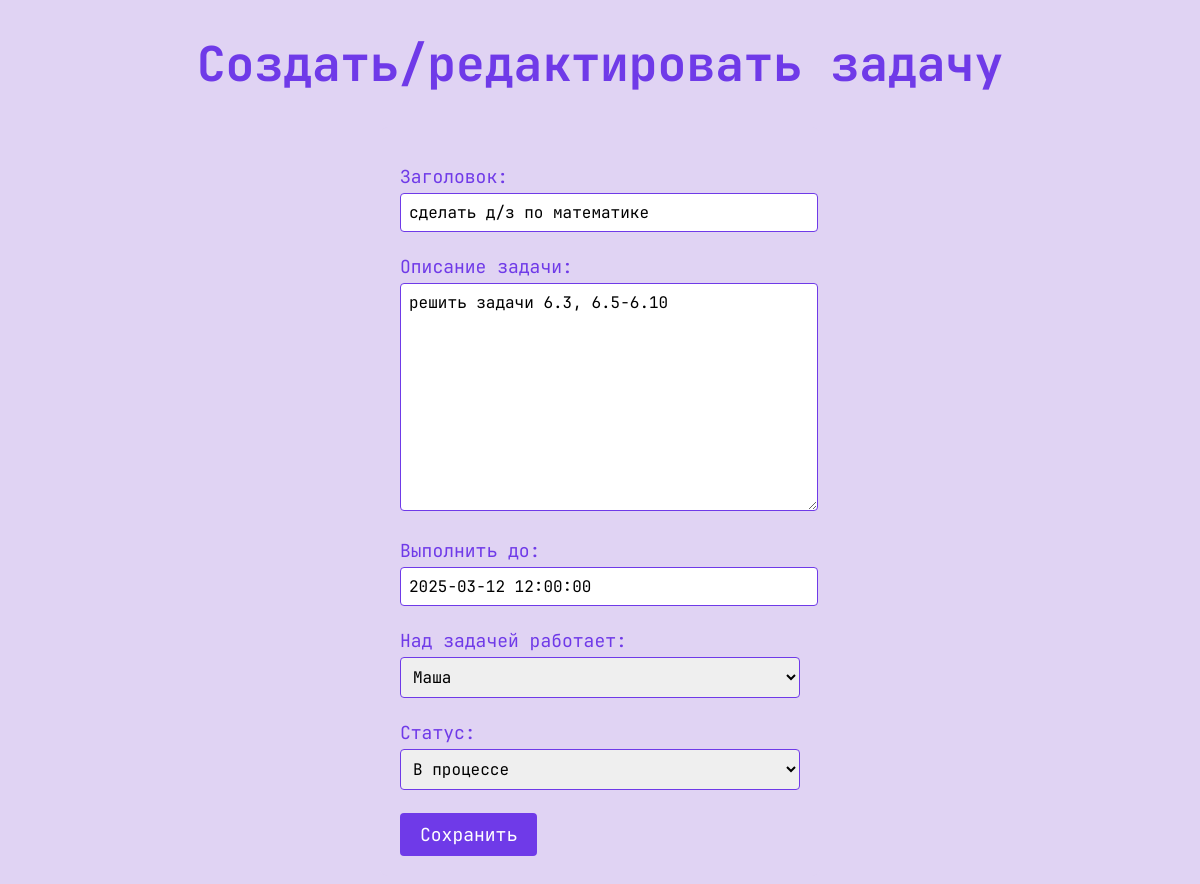
Page /edit/1/ on the committed database.
### tasks/models.py (models this page shows, shortened)
class Task(models.Model):
    title = models.CharField(max_length=200)
    description = models.TextField(blank=True)
    created_at = models.DateTimeField(auto_now_add=True)
    due_date = models.DateTimeField(null=True, blank=True)
    status = models.ForeignKey(Status, on_delete=models.SET_NULL, null=True, blank=True)
    assigned_to = models.ForeignKey(Profile, on_delete=models.CASCADE, related_name="tasks")

### tasks/views.py (the view)
# urls.py: path('edit/<int:pk>/', views.task_edit, name='task_edit'),
def task_edit(request, pk):
    task = get_object_or_404(Task, pk=pk)
    if request.method == "POST":
        form = TaskForm(request.POST, instance=task)
        if form.is_valid():
            form.save()
            return redirect('task_list')
    else:
        form = TaskForm(instance=task)
    return render(request, 'tasks/task_form.html', {'form': form})

### tasks/forms.py
class TaskForm(forms.ModelForm):
    class Meta:
        model = Task
        fields = ['title', 'description', 'due_date', 'assigned_to', 'status']
        labels = {
            'title':'Заголовок',
            'description':'Описание задачи',
            'due_date':'Выполнить до',
            'assigned_to':'Над задачей работает',
            'status':'Статус'
        }
        widgets = {
            'due_date': forms.TextInput(attrs={'id': 'id_due_date'}),
        }

### tasks/models.py (called while the page is built)
    def __str__(self):
        return self.name

### users/models.py (called while the page is built)
    def __str__(self):
        return self.username

### tasks/templates/tasks/task_form.html (shortened to what this page needs)
{% load static %}
<!DOCTYPE html>
<html>
    <head>
        <link rel="stylesheet" href="{% static 'tasks/styles.css' %}">
    </head>
    <body>
        <h1>Создать/редактировать задачу</h1>
        <form method="post">
            {{ form.as_p }}
            <button type="submit">Сохранить</button>
        </form>
        <link rel="stylesheet" href="https://cdn.jsdelivr.net/npm/flatpickr/dist/flatpickr.min.css">
    </body>

### tasks/static/tasks/styles.css (style rules this page uses)
body { background-color: #E0D3F3; }
h1 { text-align: center; color: #6F3AE8; font-family: 'JB', sans-serif; font-weight: bold; font-size: 48px }
form { font-family: 'JB', sans-serif; font-size: 18px; color: #6F3AE8; background-color: #E0D3F3; padding: 20px; border-radius: 8px; width: 400px; margin: 0 auto; }
input, textarea, select { font-family: 'JB', sans-serif; font-size: 16px; width: 100%; padding: 8px; margin: 5px 0; border: 1px solid #6F3AE8; border-radius: 4px; }
button { font-family: 'JB', sans-serif; font-size: 18px; background-color: #6F3AE8; color: white; padding: 10px 20px; border: none; border-radius: 4px; cursor: pointer; }

### rows in the picture
Task: title "сделать д/з по математике", description "решить задачи 6.3, 6.5-6.10", due_date "2025-03-12 12:00:00", assigned_to "Маша", status "В процессе"
